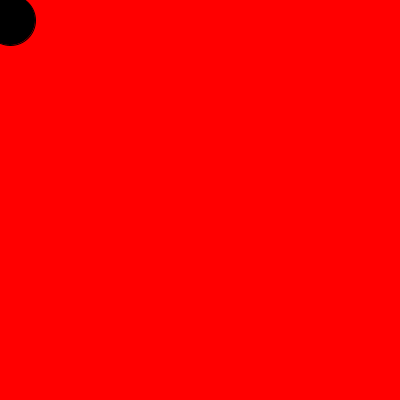
Frame 1 (no input)
Frame 60 (the mouse pressed at the canvas centre just before this capture): identical to frame 1, image omitted
Frame 120 (the mouse held since frame 60 and released just before this capture): identical to frame 1, image omitted

The Processing sketch that drew this single still picture (run headless with seeded random() and noise(); from frame 60 on, the mouse is pressed at the canvas centre):

// Processing sketch: 02-violations
// ── 02-violations.pde
int x = 10;
int y = 20;

void setup() {
  size(400, 400);
  background(#FF0000);
  fill(0);
  ellipse(x, y, 50, 50);
}

void draw() {
  x = x + 1;
}
